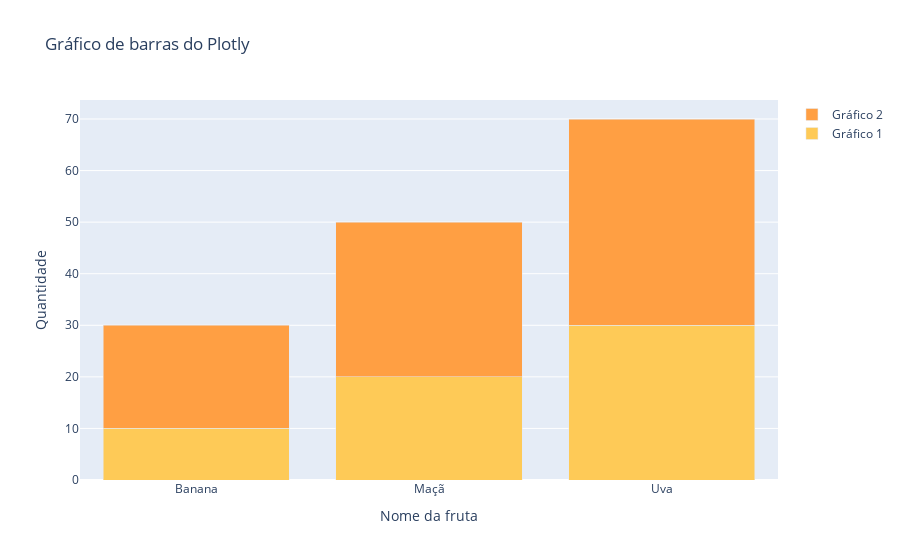

Source (notebook cell):
### Code cell
trace1 = go.Bar(x = ['Banana', 'Maçã', 'Uva'],
                y = [10, 20, 30],
                name = 'Gráfico 1',
                marker = {'color': '#feca57'})
trace2 = go.Bar(x = ['Banana', 'Maçã', 'Uva'],
                y = [20, 30, 40],
                name = 'Gráfico 2',
                marker = {'color': '#ff9f43'})
data = [trace1, trace2]
layout = go.Layout(title = 'Gráfico de barras do <a href=\'https://plot.ly/\'>Plotly</a>',
                   xaxis = {'title': 'Nome da fruta'},
                   yaxis = {'title': 'Quantidade'},
                   barmode = 'stack')
fig = go.Figure(data=data, layout=layout)
py.iplot(fig)

### Figure 1 — Plotly figure (JSON) as saved in the notebook; plotly's stock layout.template omitted (floating-point values rounded to 4 significant figures)
{"data": [{"marker": {"color": "#feca57"}, "name": "Gráfico 1", "type": "bar", "x": ["Banana", "Maçã", "Uva"], "y": [10, 20, 30]}, {"marker": {"color": "#ff9f43"}, "name": "Gráfico 2", "type": "bar", "x": ["Banana", "Maçã", "Uva"], "y": [20, 30, 40]}], "layout": {"barmode": "stack", "title": {"text": "Gráfico de barras do <a href='https://plot.ly/'>Plotly</a>"}, "xaxis": {"title": {"text": "Nome da fruta"}}, "yaxis": {"title": {"text": "Quantidade"}}}}
